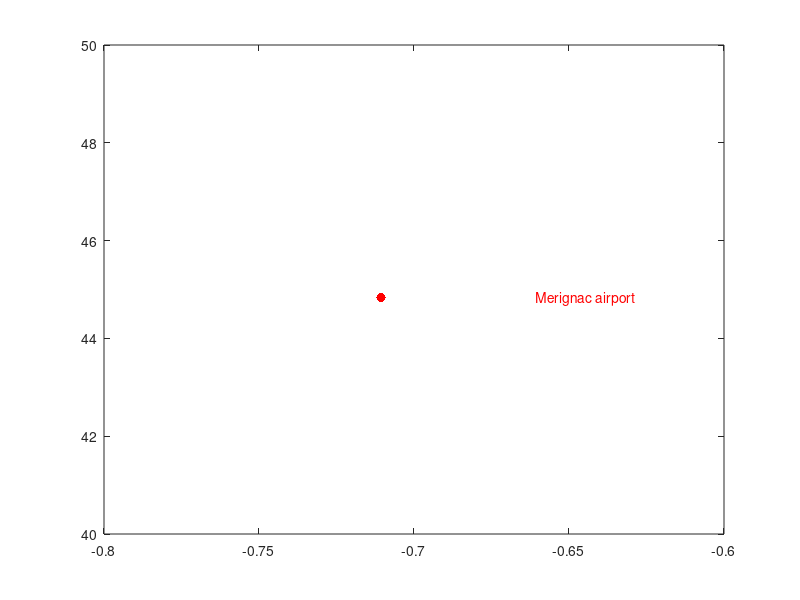

This chart was generated by the following MATLAB code: (Note: this script raises an error after producing the figure.)
clc
close all
clear all
       
registre = struct('adresse', [], 'format', [], 'type', [], 'nom', [], ...
                  'altitude', [], 'timeFlag', [], 'cprFlag', [], ...
                  'latitude', [], 'longitude', [], 'trajectoire', [], 'velocity', []);

load('trames_20141120.mat')

%% La fonction plot_google_map affiche des longitudes/lattitudes en degr?? d??cimaux,
MER_LON = -0.710648; % Longitude de l'aeroport de Merignac
MER_LAT = 44.836316; % Latitude de l'aeroport de Merignac


figure(1);
plot(MER_LON,MER_LAT,'.r','MarkerSize',20);% On affiche l'aeroport de Merignac sur la carte
text(MER_LON+0.05,MER_LAT,'Merignac airport','color','r')
plot_google_map('MapType','terrain','ShowLabels',0) % On affiche une carte sans le nom des villes

for i=1:21
	 registre = bit2registre(trames_20141120(:,i), registre);
     
    plot(registre.longitude, registre.latitude,'.b','MarkerSize',20);% On affiche l'aeroport de Merignac sur la carte
end
 
xlabel('Longitude en degres');
ylabel('Lattitude en degres');

hold on;
